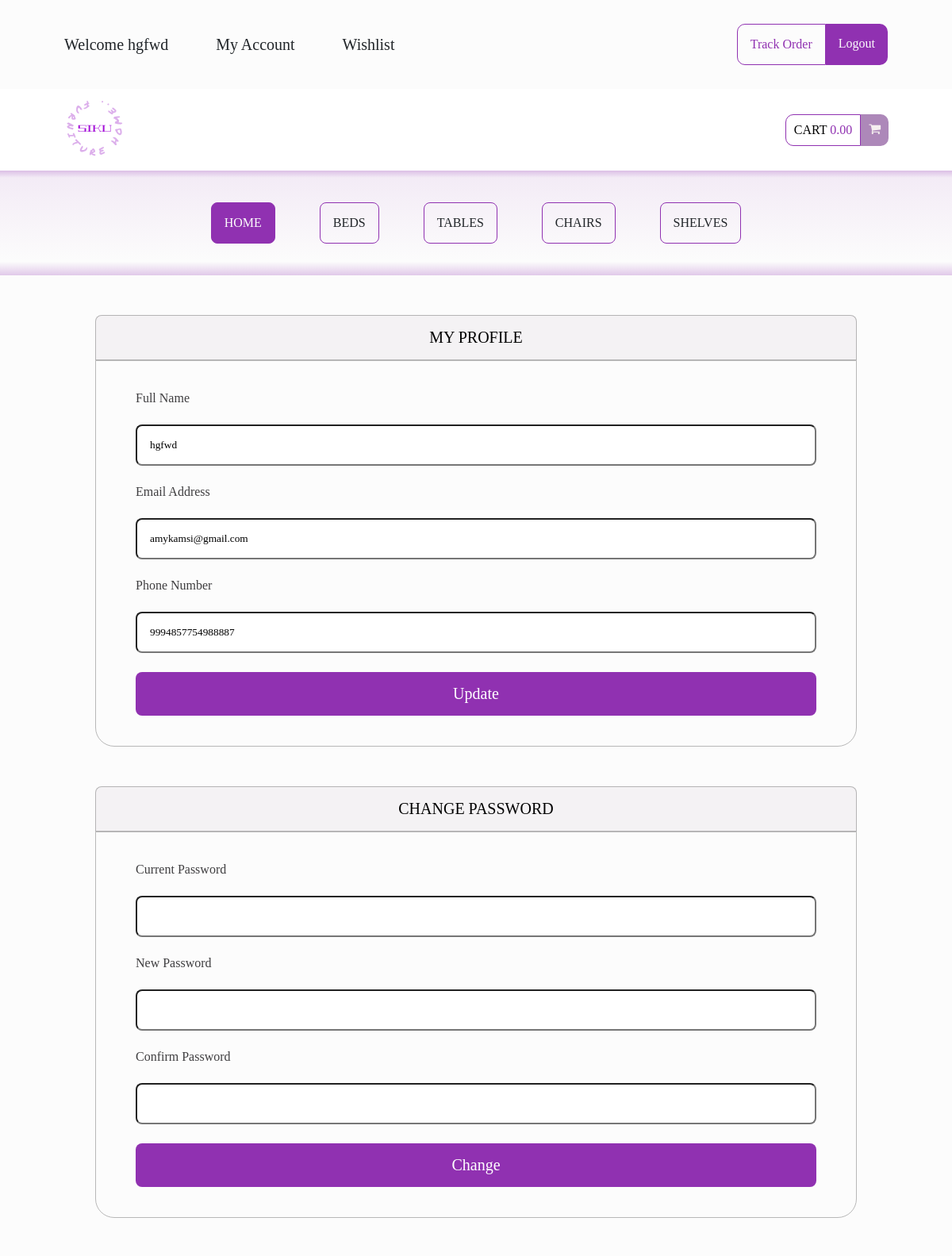
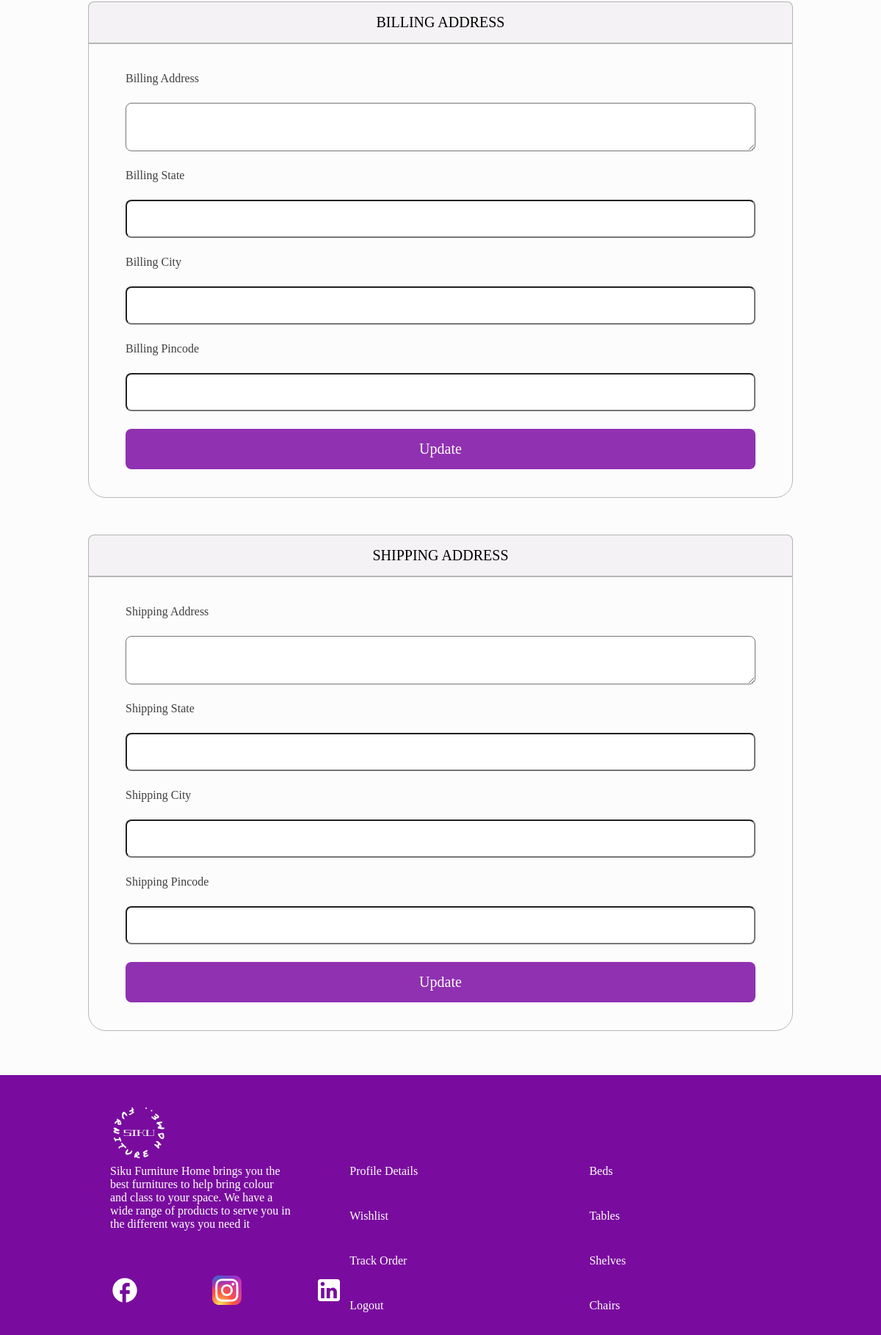
The page /dashboard/profile.php (signed in) on the database its author committed (2 pictures, top to bottom).
### tables this page shows
CREATE TABLE `users` (
  `id` int(11) NOT NULL,
  `name` varchar(255) DEFAULT NULL,
  `email` varchar(255) DEFAULT NULL,
  `contactno` bigint(11) DEFAULT NULL,
  `password` varchar(255) DEFAULT NULL,
  `shippingAddress` longtext DEFAULT NULL,
  `shippingState` varchar(255) DEFAULT NULL,
  `shippingCity` varchar(255) DEFAULT NULL,
  `shippingPincode` int(11) DEFAULT NULL,
  `billingAddress` longtext DEFAULT NULL,
  `billingState` varchar(255) DEFAULT NULL,
  `billingCity` varchar(255) DEFAULT NULL,
  `billingPincode` int(11) DEFAULT NULL,
  `regDate` timestamp NOT NULL DEFAULT current_timestamp(),
  `updationDate` varchar(255) DEFAULT NULL
);

### dashboard/profile.php (the view, shortened to what this page needs)
<?php
include('../includes/config.php');
?>
<!DOCTYPE html>
<html>
<head>
	<link rel="stylesheet" type="text/css" href="../style.css?version=1">
	<link rel="stylesheet" href="https://cdnjs.cloudflare.com/ajax/libs/font-awesome/4.7.0/css/font-awesome.min.css">
</head>
<body class="indexBody">
	<header>
		<nav class="initialNav">
			<ul>
				<li>
					<?php if(strlen($_SESSION['login'])){ ?>
					Welcome <?php echo htmlentities($_SESSION['username']);?><?php } ?>
				</li>
				<li>
					<a href="profile.php">My Account</a>
				</li>
				<li>
					<a href="wishlist.php">Wishlist</a>
				</li>
			</ul>
			<div>
				<a class="loginBtn" href="track.php">Track Order</a>
				<a class="registerBtn" href="logout.php">Logout</a>
			</div>
		</nav>
		<ul class="searchNav">
			<li>
				<img src="../images/LOGO.svg">
			</li>
			<li class="cartLi">
				<p>CART
					<span>0.00</span>
				</p>
				<i class="fa fa-shopping-cart cart"></i>
			</li>
		</ul>
		<div class="menu">
			<a class="menuHome" href="dashboard.php#home" style="color: #FCFCFC;">HOME</a>
			<a href="dashboard.php#beds">BEDS</a>
			<a href="dashboard.php#tables">TABLES</a>
			<a href="dashboard.php#chairs">CHAIRS</a>
			<a href="dashboard.php#shelves">SHELVES</a>
		</div>
	</header>
	<main class="profileMain">
		<ul>
			<li>
				<button class="click">MY PROFILE</button>
				<div class="SectionName">
					<?php
					$query=mysqli_query($con,"select * from users where id='".$_SESSION['id']."'");
					while($row=mysqli_fetch_array($query))
						{
							?>
					<form class="registerForm updateForm" role="form" method="post">
						<label>Full Name</label>
						<input type="text" value="<?php echo $row['name'];?>" id="name" name="name" required="required">
						<label>Email Address</label>
						<input id="exampleInputEmail1" value="<?php echo $row['email'];?>" readonly >
						<label>Phone Number</label>
						<input type="text" maxlength="11" id="contactno" name="contactno" required="required" value="<?php echo $row['contactno'];?>">
						<button type="submit" name="update">Update</button>
					</form>
					<?php } ?>
				</div>
			</li>
			<li>
				<button class="click">CHANGE PASSWORD</button>
				<div class="SectionName">
					<form class="registerForm updateForm" role="form" method="post" name="chngpwd" onSubmit="return valid();">
						<label>Current Password</label>
						<input type="password" id="cpass" name="cpass" required="required">
						<label>New Password</label>
						<input type="password" id="newpass" name="newpass">
						<label>Confirm Password</label>
						<input type="password" id="cnfpass" name="cnfpass" required="required">
						<button type="submit" name="submit">Change</button>
					</form>
				</div>
			</li>
			<li>
				<button class="click">BILLING ADDRESS</button>
				<div class="SectionName">
					<?php
					$query=mysqli_query($con,"select * from users where id='".$_SESSION['id']."'");
					while($row=mysqli_fetch_array($query))
						{
							?>
					<form class="registerForm updateForm" role="form" method="post">
						<label>Billing Address</label>
						<textarea name="billingaddress" required="required"><?php echo $row['billingAddress'];?></textarea>
						<label>Billing State</label>
						<input type="text" id="bilingstate" name="bilingstate" value="<?php echo $row['billingState'];?>" required>
						<label>Billing City</label>
						<input type="text" id="billingcity" name="billingcity" required="required" value="<?php echo $row['billingCity'];?>">
						<label>Billing Pincode</label>
						<input type="text" id="billingpincode" name="billingpincode" required="required" value="<?php echo $row['billingPincode'];?>">
						<button type="submit" name="update">Update</button>
					</form>
					<?php } ?>
				</div>
			</li>
			<li>
				<button class="click">SHIPPING ADDRESS</button>
				<div class="SectionName">
					<?php
					$query=mysqli_query($con,"select * from users where id='".$_SESSION['id']."'");
					while($row=mysqli_fetch_array($query))
						{
							?>
					<form class="registerForm updateForm" role="form" method="post">
						<label>Shipping Address</label>
						<textarea name="shippingaddress" required="required"><?php echo $row['shippingAddress'];?></textarea>
						<label>Shipping State</label>
						<input type="text" name="shippingstate" value="<?php echo $row['shippingState'];?>" required>
						<label>Shipping City</label>
						<input type="text" id="shippingcity" name="shippingcity" required="required" value="<?php echo $row['shippingCity'];?>">
						<label>Shipping Pincode</label>
						<input type="text" id="shippingpincode" name="shippingpincode" required="required" value="<?php echo $row['shippingPincode'];?>">
						<button type="submit" name="shipupdate">Update</button>
					</form>
					<?php } ?>
				</div>
			</li>
		</ul>
	</main>
	<footer class="indexFooter">
		<img src="../images/LOGO (1).svg">
		<section>
			<article>
				<p>
					<span>Siku Furniture Home </span>
					brings you the best furnitures to help bring colour and class to your space. We have a wide range of products to serve you in the different ways you need it
				</p>
			</article>
			<article>
				<a href="profile.php">Profile Details</a>
				<a href="wishlist.php">Wishlist</a>
				<a href="track.php">Track Order</a>
				<a href="logout.php">Logout</a>
			</article>
			<article>
				<a href="#beds">Beds</a>
				<a href="#tables">Tables</a>
				<a href="#shelves">Shelves</a>
				<a href="#chairs">Chairs</a>
			</article>
		</section>
		<div>
			<img src="../images/ic_baseline-facebook.svg">
			<img src="../images/skill-icons_instagram.svg">
			<img src="../images/mdi_linkedin.svg">
		</div>
	</footer>
</body>
</html>

### style.css (style rules this page uses)
*, *:before, *:after { box-sizing: border-box; list-style: none; text-decoration: none; margin: 0; padding: 0; font-family: var(--font-family-base); }
html { scroll-behavior: smooth; }
:root { --color-primary: #9031B1; --color-black: #212529; --color-white: #ffffff; --color-secondary: #992EDA; --text-color: var(--color-black); --color-background: #FCFCFC; --font-family-base: "inter" "Open Sans", "Helvetica Neue", Helvetica, Arial, sans-serif; --font-size-small: 14px; --font-size-medium: 16px; --font-size-large: 24px; --font-size-x-large: 32px; --font-size-xx-large: 56px; --font-weight-regular: 400; --font-weight-semibold: 600; --font-weight-bold: 700; }
.indexBody { background-color: var(--color-background); }
.initialNav { display: flex; flex-direction: row; margin: 30px 81px; justify-content: space-between; align-items: center; }
.initialNav ul { display: flex; flex-direction: row; gap: 60px; font-size: 20px; font-weight: var(--font-weight-regular); color: var(--color-black); }
.initialNav ul a { color: var(--color-black); }
.initialNav div { display: flex; flex-direction: row; }
.loginBtn { padding: 16px; text-align: center; border: 1px solid var(--color-primary); border-radius: 10px 0px 0px 10px; color: var(--color-primary); }
.registerBtn { background-color: var(--color-primary); border-radius: 0px 10px 10px 0px; padding: 16px; text-align: center; color: var(--color-background); }
.searchNav { display: flex; flex-direction: row; justify-content: space-between; align-items: center; padding: 10px 80px; gap: 13%; background-color: var(--color-white); }
.cartLi { display: flex; flex-direction: row; }
.cartLi p { border-radius: 10px 0px 0px 10px; border: 1px solid var(--color-primary); padding: 10px; height: 40px; }
.cartLi span { color: #9031B1; }
.cart { height: 40px; border-radius: 0px 10px 10px 0px; background-color: #AD88B9; padding: 10px; color: #F5EFEF; }
.menu { display: flex; flex-direction: row; padding: 40px; align-items: center; justify-content: center; gap: 5%; background: linear-gradient(180deg, rgba(144, 49, 177, 0.3) 0%, rgba(144, 49, 177, 0.0833333) 6.77%, rgba(144, 49, 177, 0) 86.98%, rgba(144, 49, 177, 0.25) 100%); }
.menu a { padding: 16px; border-radius: 8px; border: 1px solid #9031B1; text-align: center; color: var(--color-black); }
.menuHome { background-color: #9031B1; color: var(--color-white); }
.indexFooter { background-color: #790C9E; padding: 40px 150px; }
.indexFooter section { display: flex; flex-direction: row; gap: 79px; color: var(--color-white); }
.indexFooter a { color: var(--color-white); }
.indexFooter article { display: flex; flex-direction: column; width: 39%; height: auto; gap: 43px; }
.indexFooter div { display: flex; flex-direction: row; gap: 99px; margin-top: -50px; }
.registerForm { margin-top: 29px; display: flex; flex-direction: column; border-radius: 24px; border: 1px solid #BFBFBF; padding: 38px 50px; gap: 24px; color: #3F3E40; }
.registerForm input { border: 1px solid BFBFBF; border-radius: 8px; padding: 16px; }
.profileMain { margin-bottom: 60px; }
.click { margin-top: 50px; margin-left: 10%; margin-right: auto; border-radius: 8px 8px 0px 0px; padding: 16px; font-size: 20px; background-color: rgba(225, 220, 226, 0.31); border: 1px solid rgba(145, 144, 144, 0.63); width: 80%; }
.updateForm { width: 80%; margin-left: auto; margin-right: auto; margin-top: 0px; border-radius: 0px 0px 24px 24px; border: 1px solid rgba(145, 144, 144, 0.63); padding: 38px 50px; gap: 24px; color: #3F3E40; }
.updateForm button { border-radius: 8px; background-color: var(--color-primary); padding: 16px; border: none; color: var(--color-white); font-size: 20px; }
.updateForm textarea { border: 1px solid BFBFBF; border-radius: 8px; padding: 16px; }

### rows shown on the page
users: name "hgfwd", email "amykamsi@gmail.com", contactno "9994857754988887"

### other values the page prints
$_SESSION['username'] "hgfwd"
